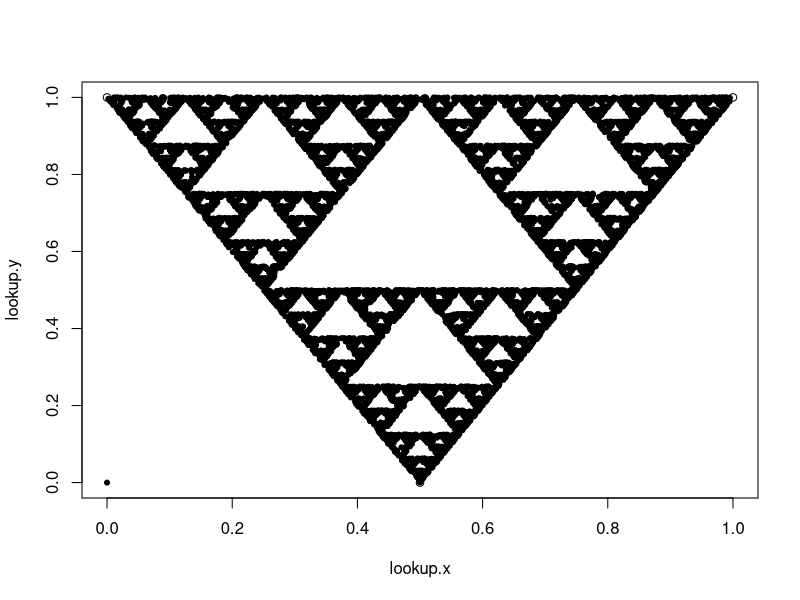

R code for this plot:
nmonte = 10000

lookup.x = c(0,0.5,1)
lookup.y = c(1,0,1)
plot(lookup.x,lookup.y)
curr_x = 0
curr_y = 0
for (i in 1:nmonte ){
  points(curr_x,curr_y,pch=20)
  random = ceiling(3*runif(1))
  next_x = lookup.x[random]
  next_y = lookup.y[random]
  prev_x = curr_x
  prev_y = curr_y
  curr_x = (prev_x + next_x)/2
  curr_y = (prev_y + next_y)/2

}
